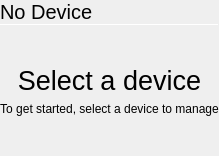
      <widget class="QWidget" name="page_2">
       <layout class="QVBoxLayout" name="verticalLayout_2">
        <property name="spacing">
         <number>0</number>
        </property>
        <property name="leftMargin">
         <number>0</number>
        </property>
        <property name="topMargin">
         <number>0</number>
        </property>
        <property name="rightMargin">
         <number>0</number>
        </property>
        <property name="bottomMargin">
         <number>0</number>
        </property>
        <item>
         <widget class="QLabel" name="label_2">
          <property name="font">
           <font>
            <pointsize>15</pointsize>
           </font>
          </property>
          <property name="text">
           <string>No Device</string>
          </property>
          <property name="margin">
           <number>9</number>
          </property>
         </widget>
        </item>
        <item>
         <widget class="Line" name="line_3">
          <property name="maximumSize">
           <size>
            <width>16777215</width>
            <height>1</height>
           </size>
          </property>
          <property name="orientation">
           <enum>Qt::Horizontal</enum>
          </property>
         </widget>
        </item>
        <item>
         <layout class="QVBoxLayout" name="verticalLayout_3">
          <property name="spacing">
           <number>6</number>
          </property>
          <item>
           <spacer name="verticalSpacer">
            <property name="orientation">
             <enum>Qt::Vertical</enum>
            </property>
            <property name="sizeHint" stdset="0">
             <size>
              <width>20</width>
              <height>40</height>
             </size>
            </property>
           </spacer>
          </item>
          <item>
           <widget class="QLabel" name="label_3">
            <property name="font">
             <font>
              <pointsize>20</pointsize>
             </font>
            </property>
            <property name="text">
             <string>Select a device</string>
            </property>
            <property name="alignment">
             <set>Qt::AlignCenter</set>
            </property>
           </widget>
          </item>
          <item>
           <widget class="QLabel" name="label_4">
            <property name="text">
             <string>To get started, select a device to manage</string>
            </property>
            <property name="alignment">
             <set>Qt::AlignCenter</set>
            </property>
           </widget>
          </item>
          <item>
           <spacer name="verticalSpacer_2">
            <property name="orientation">
             <enum>Qt::Vertical</enum>
            </property>
            <property name="sizeHint" stdset="0">
             <size>
              <width>20</width>
              <height>40</height>
             </size>
            </property>
           </spacer>
          </item>
         </layout>
        </item>
       </layout>
      </widget>
